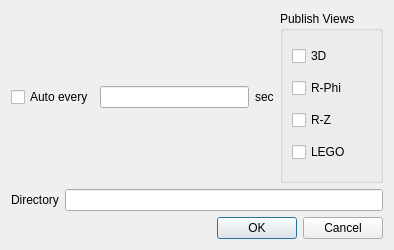
<?xml version="1.0" encoding="UTF-8"?>
<ui version="4.0">
 <class>ISpyPicturePublishingDialog</class>
 <widget class="QDialog" name="ISpyPicturePublishingDialog">
  <property name="geometry">
   <rect>
    <x>0</x>
    <y>0</y>
    <width>394</width>
    <height>250</height>
   </rect>
  </property>
  <property name="windowTitle">
   <string>Picture Publishing Settings</string>
  </property>
  <layout class="QGridLayout" name="gridLayout_2">
   <item row="0" column="0" colspan="2">
    <layout class="QHBoxLayout" name="horizontalLayout_2">
     <item>
      <layout class="QHBoxLayout" name="horizontalLayout">
       <item>
        <widget class="QCheckBox" name="checkBoxAuto">
         <property name="text">
          <string>Auto every</string>
         </property>
        </widget>
       </item>
       <item>
        <widget class="QLineEdit" name="lineEditSec"/>
       </item>
       <item>
        <widget class="QLabel" name="labelSec">
         <property name="text">
          <string>sec</string>
         </property>
        </widget>
       </item>
      </layout>
     </item>
     <item>
      <widget class="QGroupBox" name="groupBox">
       <property name="title">
        <string>Publish Views</string>
       </property>
       <layout class="QGridLayout" name="gridLayout">
        <item row="0" column="0">
         <widget class="QCheckBox" name="checkBox3D">
          <property name="text">
           <string>3D</string>
          </property>
         </widget>
        </item>
        <item row="1" column="0">
         <widget class="QCheckBox" name="checkBoxRPhi">
          <property name="text">
           <string>R-Phi</string>
          </property>
         </widget>
        </item>
        <item row="2" column="0">
         <widget class="QCheckBox" name="checkBoxRZ">
          <property name="text">
           <string>R-Z</string>
          </property>
         </widget>
        </item>
        <item row="3" column="0">
         <widget class="QCheckBox" name="checkBoxLego">
          <property name="text">
           <string>LEGO</string>
          </property>
         </widget>
        </item>
       </layout>
      </widget>
     </item>
    </layout>
   </item>
   <item row="1" column="0">
    <widget class="QLabel" name="labelDir">
     <property name="text">
      <string>Directory</string>
     </property>
    </widget>
   </item>
   <item row="1" column="1">
    <widget class="QLineEdit" name="lineEditDir"/>
   </item>
   <item row="2" column="0" colspan="2">
    <widget class="QDialogButtonBox" name="buttonBox">
     <property name="autoFillBackground">
      <bool>false</bool>
     </property>
     <property name="orientation">
      <enum>Qt::Horizontal</enum>
     </property>
     <property name="standardButtons">
      <set>QDialogButtonBox::Cancel|QDialogButtonBox::Ok</set>
     </property>
    </widget>
   </item>
  </layout>
 </widget>
 <resources/>
 <connections>
  <connection>
   <sender>buttonBox</sender>
   <signal>accepted()</signal>
   <receiver>ISpyPicturePublishingDialog</receiver>
   <slot>accept()</slot>
   <hints>
    <hint type="sourcelabel">
     <x>248</x>
     <y>254</y>
    </hint>
    <hint type="destinationlabel">
     <x>157</x>
     <y>274</y>
    </hint>
   </hints>
  </connection>
  <connection>
   <sender>buttonBox</sender>
   <signal>rejected()</signal>
   <receiver>ISpyPicturePublishingDialog</receiver>
   <slot>reject()</slot>
   <hints>
    <hint type="sourcelabel">
     <x>316</x>
     <y>260</y>
    </hint>
    <hint type="destinationlabel">
     <x>286</x>
     <y>274</y>
    </hint>
   </hints>
  </connection>
 </connections>
</ui>
